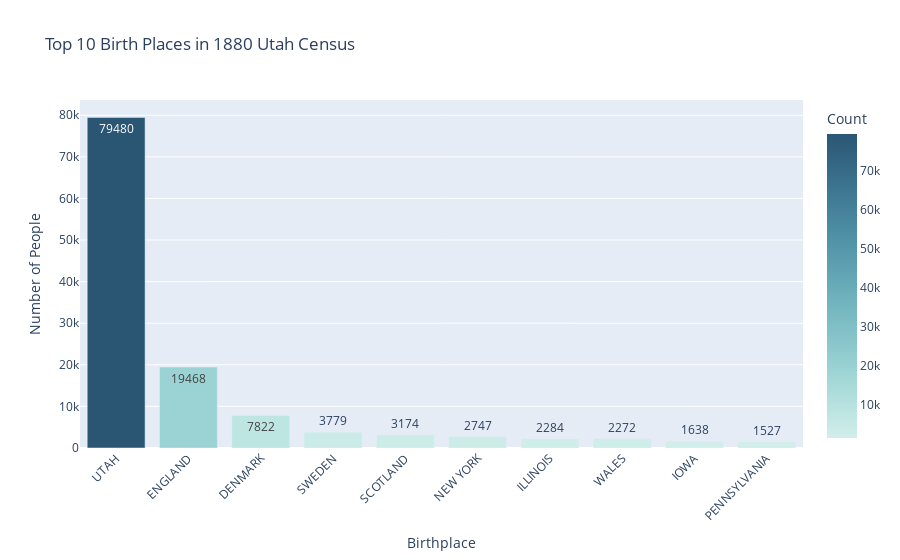

This figure's notebook cell:
### Markdown cell above
## Birthplace Analysis

Let's visualize where people in Utah were born:

### Code cell
# Get the top birthplaces (excluding blank entries)
birthplace_counts = census_df.groupby('birthstate').size().reset_index(name='Count')
birthplace_counts.columns = ['Birthplace', 'Count']
birthplace_counts = birthplace_counts[birthplace_counts['Birthplace'] != ''].head(10)

# Create a bar chart
fig = px.bar(birthplace_counts, x='Birthplace', y='Count',
            title='Top 10 Birth Places in 1880 Utah Census',
            color='Count',
            text='Count',
            color_continuous_scale='Teal')

# Update the layout
fig.update_layout(
    xaxis_title="Birthplace",
    yaxis_title="Number of People",
    xaxis_tickangle=-45
)

# Display the plot
fig.show()

### Figure 1 — Plotly figure (JSON) as saved in the notebook; plotly's stock layout.template omitted (floating-point values rounded to 4 significant figures)
{"data": [{"alignmentgroup": "True", "hovertemplate": "Birthplace=%{x}<br>Count=%{marker.color}<extra></extra>", "legendgroup": "", "marker": {"color": [79480, 19468, 7822, 3779, 3174, 2747, 2284, 2272, 1638, 1527], "coloraxis": "coloraxis", "pattern": {"shape": ""}}, "name": "", "offsetgroup": "", "orientation": "v", "showlegend": false, "text": [79480, 19468, 7822, 3779, 3174, 2747, 2284, 2272, 1638, 1527], "textposition": "auto", "type": "bar", "x": ["UTAH", "ENGLAND", "DENMARK", "SWEDEN", "SCOTLAND", "NEW YORK", "ILLINOIS", "WALES", "IOWA", "PENNSYLVANIA"], "xaxis": "x", "y": [79480, 19468, 7822, 3779, 3174, 2747, 2284, 2272, 1638, 1527], "yaxis": "y"}], "layout": {"barmode": "relative", "coloraxis": {"colorbar": {"title": {"text": "Count"}}, "colorscale": [[0, "rgb(209, 238, 234)"], [0.1667, "rgb(168, 219, 217)"], [0.3333, "rgb(133, 196, 201)"], [0.5, "rgb(104, 171, 184)"], [0.6667, "rgb(79, 144, 166)"], [0.8333, "rgb(59, 115, 143)"], [1, "rgb(42, 86, 116)"]]}, "legend": {"tracegroupgap": 0}, "title": {"text": "Top 10 Birth Places in 1880 Utah Census"}, "xaxis": {"anchor": "y", "domain": [0, 1], "tickangle": -45, "title": {"text": "Birthplace"}}, "yaxis": {"anchor": "x", "domain": [0, 1], "title": {"text": "Number of People"}}}}
